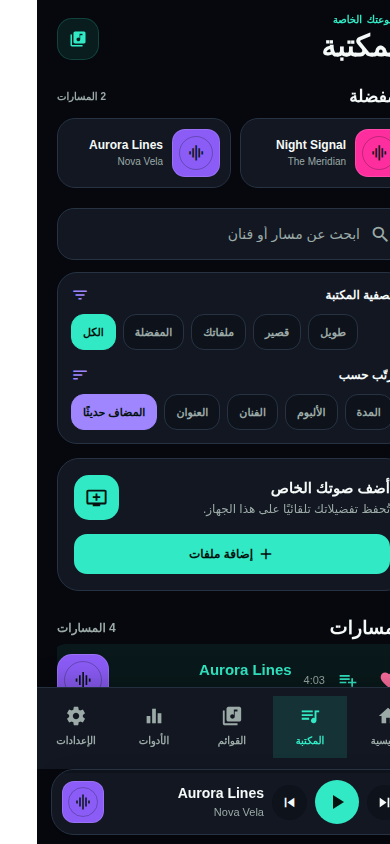
#> input picture docs/assets/library.png, 390 x 844 px; its folder holds 4 pictures in this run
$ python prepare_portfolio_screenshots.py
#> lines starting #> are read from the running program, lines starting #| are printed output that depends on the picture
from pathlib import Path

from PIL import Image


ROOT = Path(__file__).resolve().parents[1]
ASSETS = ROOT / "docs" / "assets"
INPUTS = ("library", "export-history", "settings")
LEFT_GUTTER = 56


def main() -> None:
    for name in INPUTS:
        source = ASSETS / f"{name}.png"
        target = ASSETS / f"{name}-view.png"
        with Image.open(source).convert("RGB") as image:
#> image is the input picture: PIL image 390x844 RGB; mean R, G, B 46.2, 58.5, 67.3
            cropped = image.crop((LEFT_GUTTER, 0, image.width, image.height))
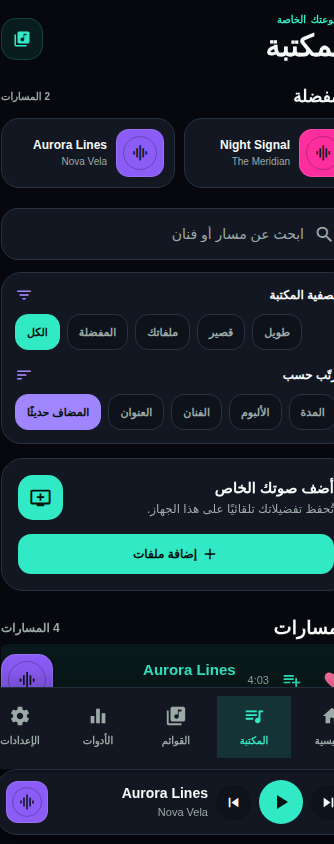
#> cropped: PIL image 334x844 RGB; mean R, G, B 25.3, 39.5, 49.4
            cropped.save(target, format="PNG", optimize=True)
        print(f"Created {target.name}")
#> pass 2 of the loop in main, `for name in INPUTS:`:
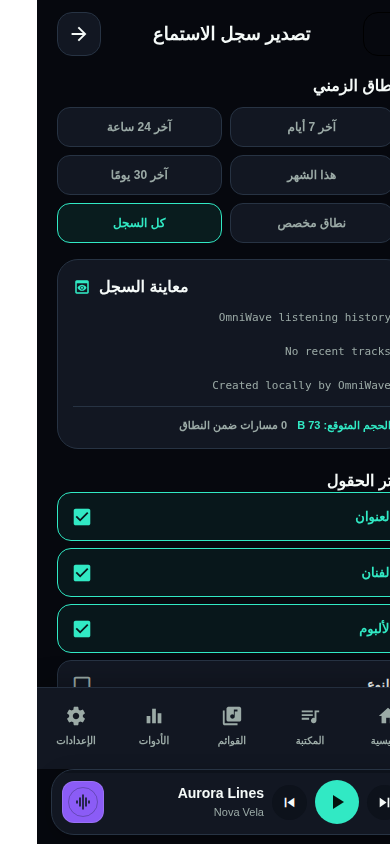
#> input picture docs/assets/export-history.png, 390 x 844 px
#> in main, image is the input picture: PIL image 390x844 RGB; mean R, G, B 40.1, 48.5, 55.6
#> in main, `cropped = image.crop((LEFT_GUTTER, 0, image.width, image.height))`:
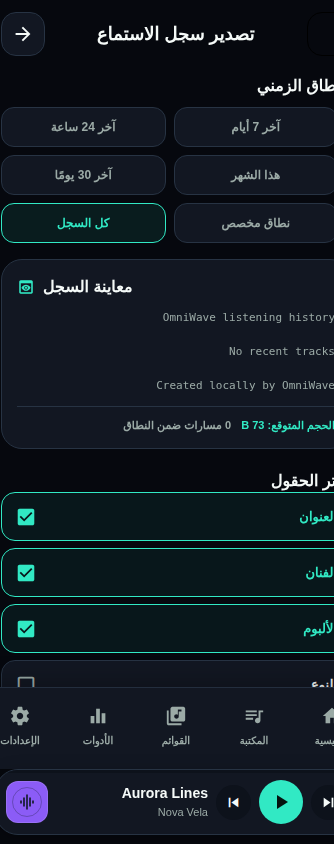
#> cropped: PIL image 334x844 RGB; mean R, G, B 18.2, 27.8, 35.8


if __name__ == "__main__":
#> (the run stopped early here; a loop or call above may not have finished)
